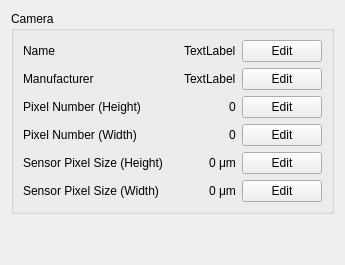
         <widget class="QWidget" name="page_camera">
          <layout class="QVBoxLayout" name="verticalLayout_7">
           <item>
            <widget class="QGroupBox" name="groupBox_3">
             <property name="sizePolicy">
              <sizepolicy hsizetype="Preferred" vsizetype="Preferred">
               <horstretch>0</horstretch>
               <verstretch>0</verstretch>
              </sizepolicy>
             </property>
             <property name="title">
              <string>Camera</string>
             </property>
             <layout class="QVBoxLayout" name="verticalLayout_6">
              <item>
               <layout class="QHBoxLayout" name="horizontalLayout_21">
                <item>
                 <widget class="QLabel" name="label_18">
                  <property name="text">
                   <string>Name</string>
                  </property>
                 </widget>
                </item>
                <item>
                 <spacer name="horizontalSpacer_57">
                  <property name="orientation">
                   <enum>Qt::Horizontal</enum>
                  </property>
                  <property name="sizeHint" stdset="0">
                   <size>
                    <width>40</width>
                    <height>20</height>
                   </size>
                  </property>
                 </spacer>
                </item>
                <item>
                 <widget class="QLabel" name="label_camera_name">
                  <property name="text">
                   <string>TextLabel</string>
                  </property>
                 </widget>
                </item>
                <item>
                 <widget class="QPushButton" name="pushButton_edit_camera_name">
                  <property name="text">
                   <string>Edit</string>
                  </property>
                 </widget>
                </item>
               </layout>
              </item>
              <item>
               <layout class="QHBoxLayout" name="horizontalLayout_60">
                <item>
                 <widget class="QLabel" name="label_19">
                  <property name="text">
                   <string>Manufacturer</string>
                  </property>
                 </widget>
                </item>
                <item>
                 <spacer name="horizontalSpacer_19">
                  <property name="orientation">
                   <enum>Qt::Horizontal</enum>
                  </property>
                  <property name="sizeType">
                   <enum>QSizePolicy::Expanding</enum>
                  </property>
                  <property name="sizeHint" stdset="0">
                   <size>
                    <width>40</width>
                    <height>20</height>
                   </size>
                  </property>
                 </spacer>
                </item>
                <item>
                 <widget class="QLabel" name="label_camera_manufacturer">
                  <property name="text">
                   <string>TextLabel</string>
                  </property>
                 </widget>
                </item>
                <item>
                 <widget class="QPushButton" name="pushButton_edit_camera_manufacturer">
                  <property name="text">
                   <string>Edit</string>
                  </property>
                 </widget>
                </item>
               </layout>
              </item>
              <item>
               <layout class="QHBoxLayout" name="horizontalLayout_17">
                <item>
                 <widget class="QLabel" name="label_20">
                  <property name="text">
                   <string>Pixel Number (Height)</string>
                  </property>
                 </widget>
                </item>
                <item>
                 <spacer name="horizontalSpacer_14">
                  <property name="orientation">
                   <enum>Qt::Horizontal</enum>
                  </property>
                  <property name="sizeHint" stdset="0">
                   <size>
                    <width>40</width>
                    <height>20</height>
                   </size>
                  </property>
                 </spacer>
                </item>
                <item>
                 <widget class="QLabel" name="label_camera_pixel_number_i">
                  <property name="text">
                   <string>0</string>
                  </property>
                 </widget>
                </item>
                <item>
                 <widget class="QPushButton" name="pushButton_pixel_number_i">
                  <property name="text">
                   <string>Edit</string>
                  </property>
                 </widget>
                </item>
               </layout>
              </item>
              <item>
               <layout class="QHBoxLayout" name="horizontalLayout_18">
                <item>
                 <widget class="QLabel" name="label_21">
                  <property name="text">
                   <string>Pixel Number (Width)</string>
                  </property>
                 </widget>
                </item>
                <item>
                 <spacer name="horizontalSpacer_16">
                  <property name="orientation">
                   <enum>Qt::Horizontal</enum>
                  </property>
                  <property name="sizeHint" stdset="0">
                   <size>
                    <width>40</width>
                    <height>20</height>
                   </size>
                  </property>
                 </spacer>
                </item>
                <item>
                 <widget class="QLabel" name="label_camera_pixel_number_j">
                  <property name="text">
                   <string>0</string>
                  </property>
                 </widget>
                </item>
                <item>
                 <widget class="QPushButton" name="pushButton_pixel_number_j">
                  <property name="text">
                   <string>Edit</string>
                  </property>
                 </widget>
                </item>
               </layout>
              </item>
              <item>
               <layout class="QHBoxLayout" name="horizontalLayout_19">
                <item>
                 <widget class="QLabel" name="label_22">
                  <property name="text">
                   <string>Sensor Pixel Size (Height)</string>
                  </property>
                 </widget>
                </item>
                <item>
                 <spacer name="horizontalSpacer_17">
                  <property name="orientation">
                   <enum>Qt::Horizontal</enum>
                  </property>
                  <property name="sizeHint" stdset="0">
                   <size>
                    <width>40</width>
                    <height>20</height>
                   </size>
                  </property>
                 </spacer>
                </item>
                <item>
                 <widget class="QLabel" name="label_camera_pixel_size_i">
                  <property name="text">
                   <string>0 μm</string>
                  </property>
                 </widget>
                </item>
                <item>
                 <widget class="QPushButton" name="pushButton_edit_camera_pixel_size_i">
                  <property name="text">
                   <string>Edit</string>
                  </property>
                 </widget>
                </item>
               </layout>
              </item>
              <item>
               <layout class="QHBoxLayout" name="horizontalLayout_20">
                <item>
                 <widget class="QLabel" name="label_23">
                  <property name="text">
                   <string>Sensor Pixel Size (Width)</string>
                  </property>
                 </widget>
                </item>
                <item>
                 <spacer name="horizontalSpacer_18">
                  <property name="orientation">
                   <enum>Qt::Horizontal</enum>
                  </property>
                  <property name="sizeHint" stdset="0">
                   <size>
                    <width>40</width>
                    <height>20</height>
                   </size>
                  </property>
                 </spacer>
                </item>
                <item>
                 <widget class="QLabel" name="label_camera_pixel_size_j">
                  <property name="text">
                   <string>0 μm</string>
                  </property>
                 </widget>
                </item>
                <item>
                 <widget class="QPushButton" name="pushButton_edit_camera_pixel_size_j">
                  <property name="text">
                   <string>Edit</string>
                  </property>
                 </widget>
                </item>
               </layout>
              </item>
             </layout>
            </widget>
           </item>
           <item>
            <spacer name="verticalSpacer">
             <property name="orientation">
              <enum>Qt::Vertical</enum>
             </property>
             <property name="sizeHint" stdset="0">
              <size>
               <width>20</width>
               <height>40</height>
              </size>
             </property>
            </spacer>
           </item>
          </layout>
         </widget>
